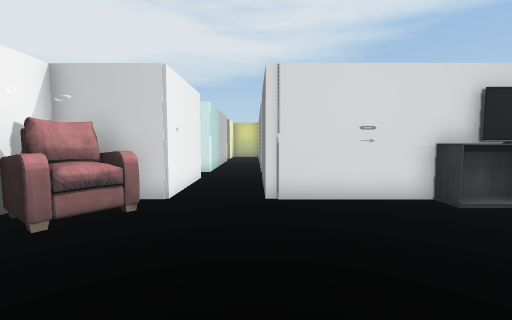
View 1 (above)

24 first-person views from a walk through a scene from a Unity 3-D project. The camera is 1.5 m above the floor, tilts 4° down and sees 90° across. The floor is counted in squares, 1 m on a side. Each view is taken from the middle of a square. On the plan, view 1 faces up. The plan holds only what a view shows up to about 13 squares ahead; the rest is blank. The place goes on beyond the plan. The player character is not drawn. Door leaves are left out, so doorways stand open. Some surface patterns are stand-ins.

View 2
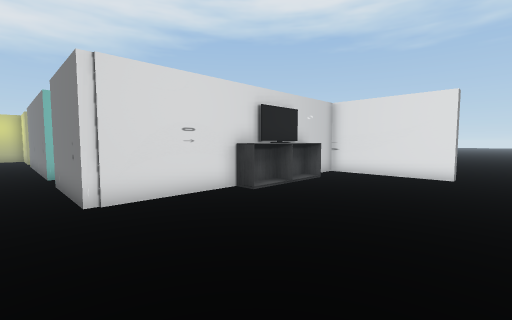

View 3
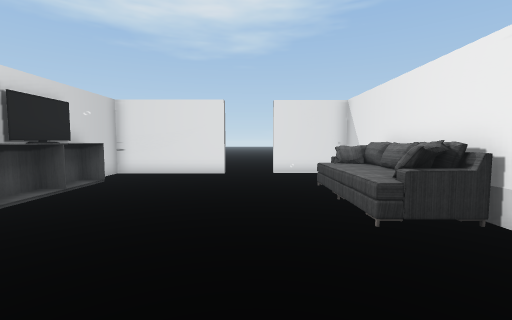

View 4
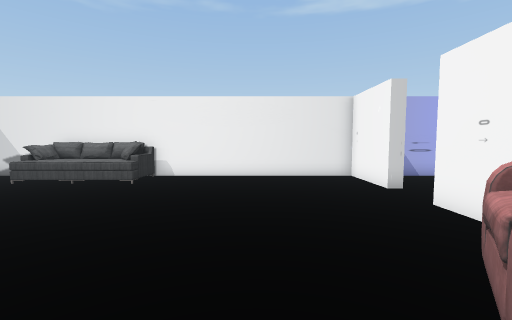

View 5
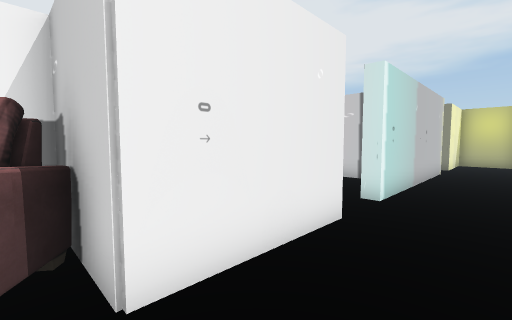

View 6
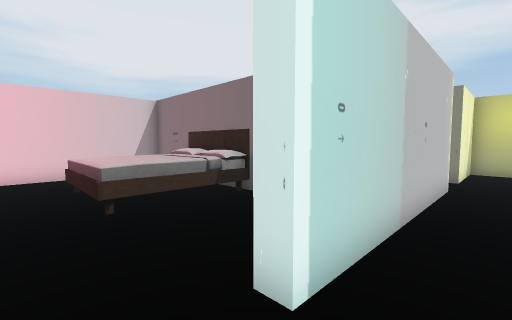

View 7
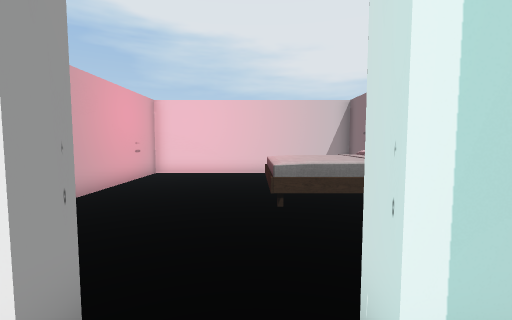

View 8
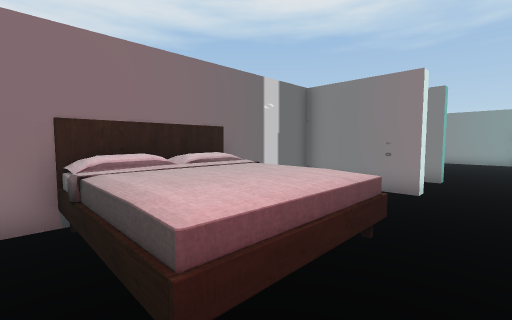

View 9
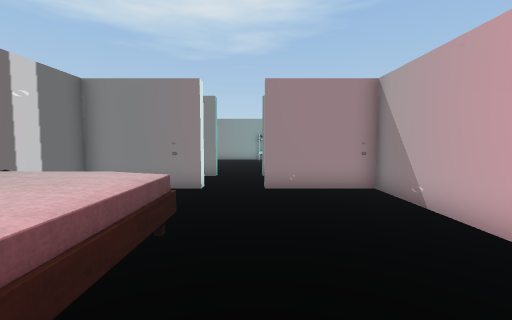

View 10
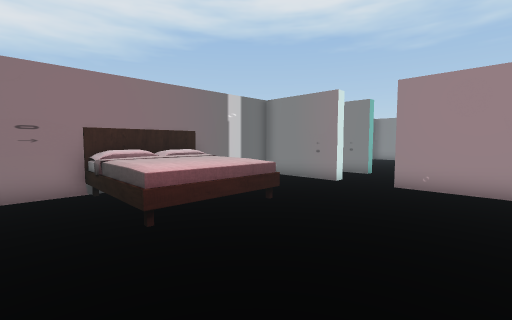

View 11
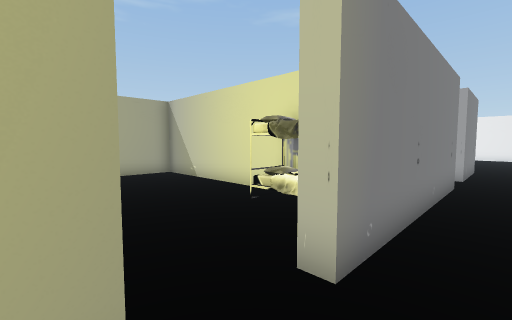

View 12
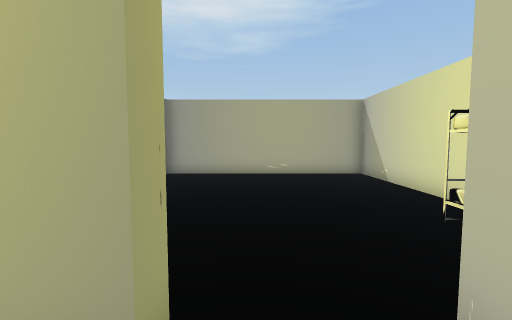

View 13
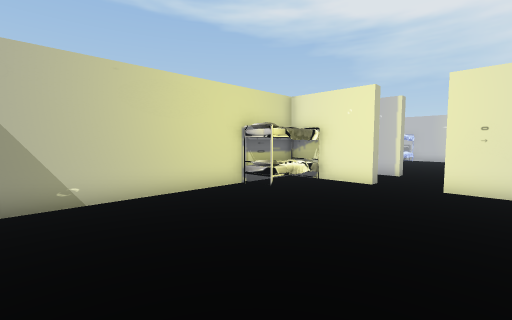

View 14
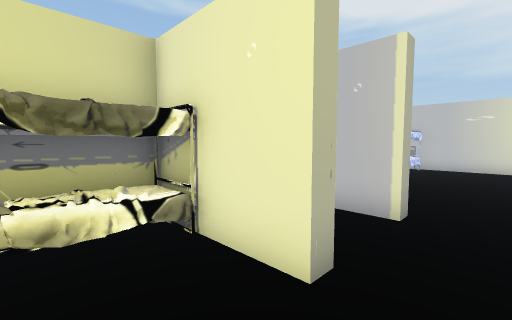

View 15
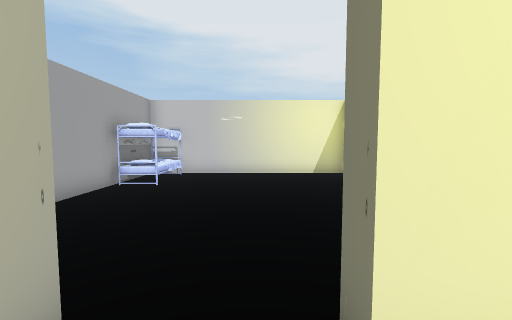

View 16
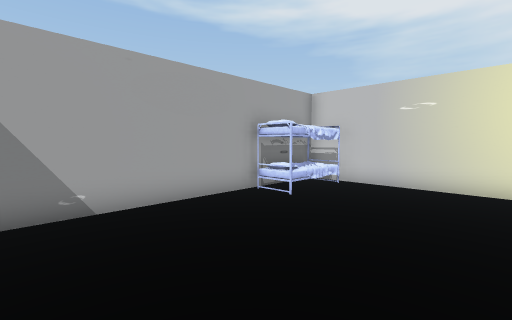

View 17
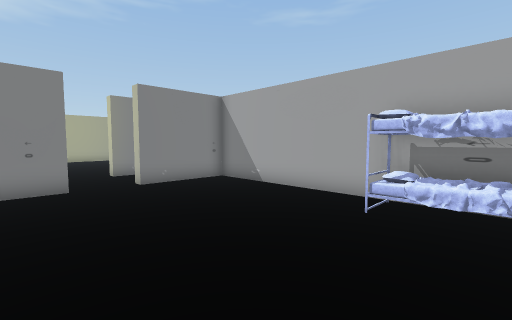

View 18
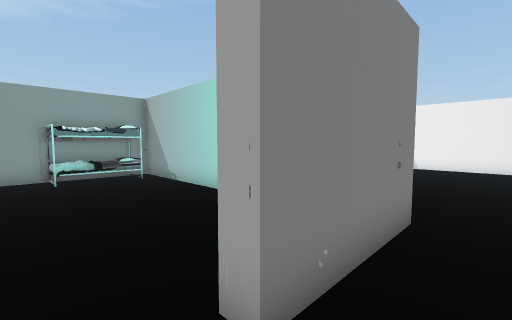

View 19
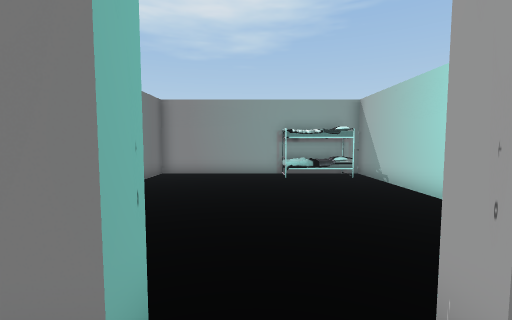

View 20
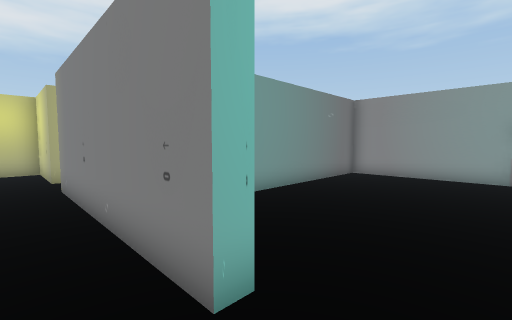

View 21
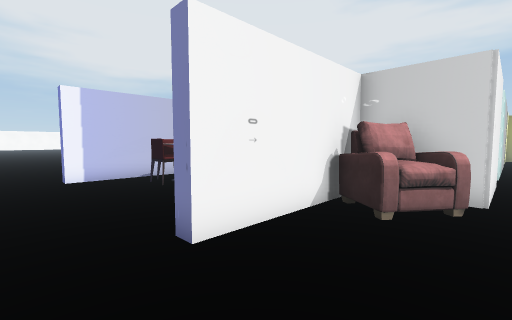

View 22
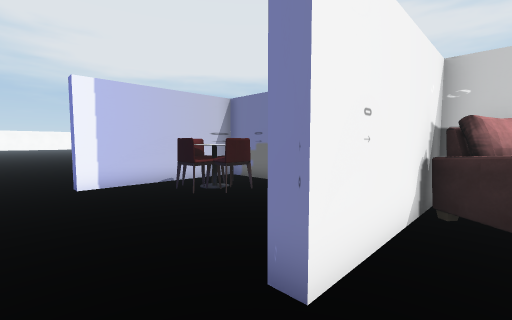

View 23
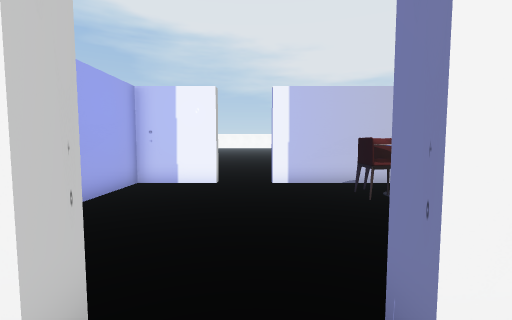

View 24
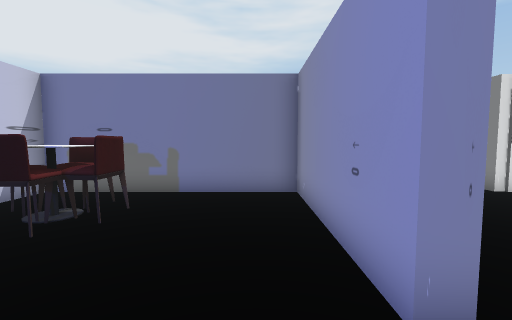

### Floor plan
Ten units are one square. View 1 is at (0, 0); x grows to the right and y downward. Boxes are objects, and circles mark ways between rooms. Rooms are numbered by the first view taken in them; rooms with no view inside come last. Other rooms are left out.
<svg viewBox="-140 -250 260 300">
<path fill="none" stroke="#000" d="M55 -57 46 -57 46 -66M86 -56 86 -65M86 -57 74 -57M112 -15 112 -66 2 -66 2 -107M84 43 112 43 112 9M-53 12 -53 43 35 43M-23 -107 -23 -66 -53 -66 -53 -9M2 -128 2 -206M-23 -206 -23 -128M2 -226 2 -245M-23 -245 -23 -226M-102 -165 -133 -165 -133 -71 -28 -71 -28 -107M-28 -128 -28 -165 -68 -165M7 -206 7 -170 112 -170 112 -245M7 -241 7 -226M-28 -226 -28 -241M-133 -245 -133 -170 -28 -170 -28 -206M-58 -9 -58 -66 -133 -66 -133 -5M-133 14 -133 43 -75 43"/>
<rect x="-45" y="-65" width="20" height="30" fill="#bbb"><title>armchair</title></rect>
<rect x="25" y="15" width="60" height="30" fill="#bbb"><title>sofa</title></rect>
<rect x="55" y="-65" width="20" height="10" fill="#bbb"><title>TV</title></rect>
<rect x="-105" y="-165" width="40" height="50" fill="#bbb"><title>bed</title></rect>
<rect x="5" y="-195" width="40" height="20" fill="#bbb"><title>bed</title></rect>
<rect x="-135" y="-195" width="40" height="20" fill="#bbb"><title>bed</title></rect>
<rect x="-125" y="-35" width="20" height="10" fill="#bbb"><title>chair</title></rect>
<rect x="-125" y="-45" width="10" height="10" fill="#bbb"><title>chair</title></rect>
<rect x="-125" y="-55" width="20" height="10" fill="#bbb"><title>chair</title></rect>
<rect x="-115" y="-45" width="10" height="10" fill="#bbb"><title>table</title></rect>
<rect x="-105" y="-55" width="10" height="20" fill="#bbb"><title>chair</title></rect>
<circle cx="-25" cy="-115" r="3" fill="#2a7"/>
<circle cx="5" cy="-215" r="3" fill="#2a7"/>
<circle cx="-25" cy="-215" r="3" fill="#2a7"/>
<circle cx="-56" cy="2" r="3" fill="#2a7"/>
<text x="30" y="-30">1</text>
<text x="-80" y="-120">2</text>
<text x="60" y="-210">3</text>
<text x="-80" y="-210">4</text>
<text x="-100" y="-20">5</text>
</svg>
Room 1 opens to room 2. Room 1 opens to room 3. Room 1 opens to room 4. Room 1 opens to room 5.

Where each view was taken, in squares from view 1:
view 1: 0 up, 0 right, facing up
view 2: 0 up, 1 left, facing up-right
view 3: 0 up, 1 left, facing right
view 4: 7 up, 1 left, facing down
view 5: 6 up, 0 right, facing up-left
view 6: 11 up, 1 left, facing up-left
view 7: 12 up, 1 left, facing left
view 8: 11 up, 11 left, facing up-right
view 9: 11 up, 11 left, facing right
view 10: 8 up, 12 left, facing up-right
view 11: 23 up, 1 left, facing down-right
view 12: 22 up, 1 left, facing right
view 13: 24 up, 10 right, facing down-left
view 14: 22 up, 3 right, facing down-left
view 15: 22 up, 1 left, facing left
view 16: 23 up, 4 left, facing down-left
view 17: 24 up, 12 left, facing down-right
view 18: 12 up, 1 left, facing down-right
view 19: 12 up, 1 left, facing right
view 20: 11 up, 1 left, facing up-right
view 21: 1 down, 2 left, facing up-left
view 22: 1 down, 4 left, facing up-left
view 23: 0 up, 4 left, facing left
view 24: 1 down, 7 left, facing up
